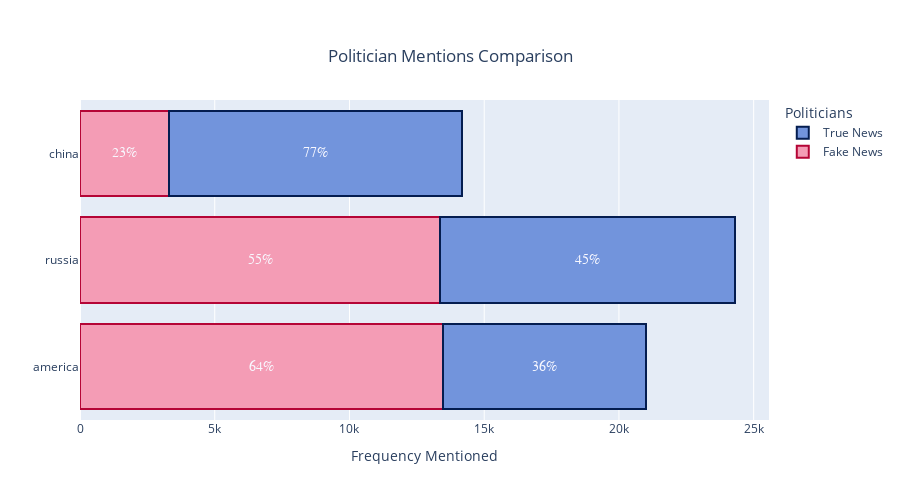

Write notebook code for a chart like this one.
### Markdown cell above
##### Most Mentioned Countries

### Code cell
with open('projects/misinformation-analysis/figure/countries_bar.json', 'r') as f:
    fig = pio.from_json(f.read())
fig.show()

### Figure 1 — Plotly figure (JSON) as saved in the notebook; plotly's stock layout.template omitted (floating-point values rounded to 4 significant figures)
{"data": [{"marker": {"color": "#F49CB5", "line": {"color": "#B50536", "width": 2}}, "name": "Fake News", "orientation": "h", "type": "bar", "x": [13486, 13365, 3304], "y": ["america", "russia", "china"]}, {"marker": {"color": "#7294DC", "line": {"color": "#041D50", "width": 2}}, "name": "True News", "orientation": "h", "type": "bar", "x": [7531, 10925, 10887], "y": ["america", "russia", "china"]}], "layout": {"annotations": [{"font": {"color": "rgb(248, 248, 255)", "family": "Arial", "size": 14}, "showarrow": false, "text": "64%", "x": 6743, "xref": "x", "y": "america", "yref": "y"}, {"font": {"color": "rgb(248, 248, 255)", "family": "Arial", "size": 14}, "showarrow": false, "text": "36%", "x": 17250.0, "xref": "x", "y": "america", "yref": "y"}, {"font": {"color": "rgb(248, 248, 255)", "family": "Arial", "size": 14}, "showarrow": false, "text": "55%", "x": 6682.0, "xref": "x", "y": "russia", "yref": "y"}, {"font": {"color": "rgb(248, 248, 255)", "family": "Arial", "size": 14}, "showarrow": false, "text": "45%", "x": 18830.0, "xref": "x", "y": "russia", "yref": "y"}, {"font": {"color": "rgb(248, 248, 255)", "family": "Arial", "size": 14}, "showarrow": false, "text": "23%", "x": 1652, "xref": "x", "y": "china", "yref": "y"}, {"font": {"color": "rgb(248, 248, 255)", "family": "Arial", "size": 14}, "showarrow": false, "text": "77%", "x": 8748.0, "xref": "x", "y": "china", "yref": "y"}], "barmode": "stack", "height": 500, "legend": {"title": {"text": "Politicians"}}, "title": {"text": "Politician Mentions Comparison", "x": 0.5, "xanchor": "center", "yanchor": "top"}, "xaxis": {"title": {"text": "Frequency Mentioned"}}}}
